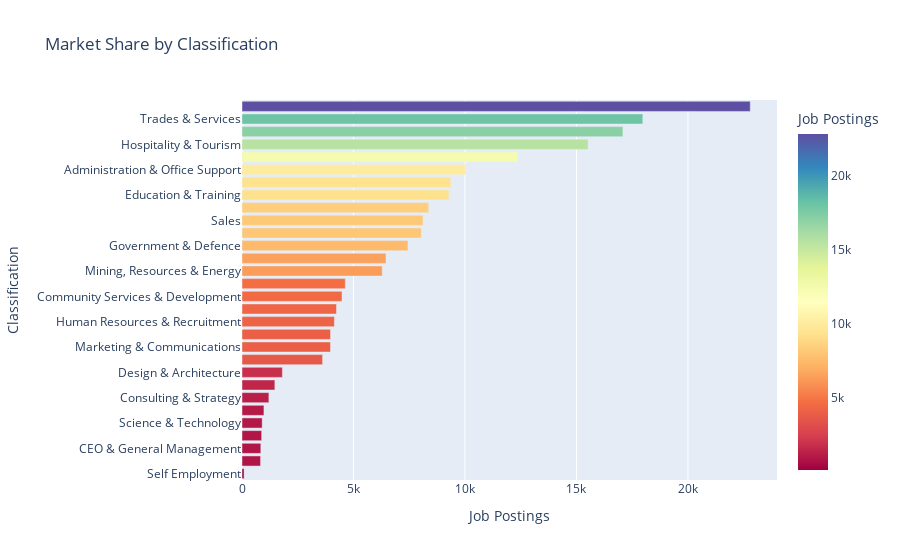

The code cell stored with this chart in its notebook:
### Markdown cell above
### Job Market by Sectors
3) Study the market by sectors.
- Which sectors keep the highest market share?
- In each sector, which sub-sectors are the main spotlights?
- What is the salary range for each sector/sub-sector? Can you
compare the salary range between sectors/subsectors?
- What is the trending of the market, i.e., if a high school student
asks you which subject should he/she learn in the university (to
guarantee a job in the future), what is your advice?
- Can you detect which skills are required in each sector?

### Code cell
classification_counts = df['Classification'].value_counts().reset_index()
classification_counts.columns = ['Classification', 'Job Postings']

fig = px.bar(classification_counts, x='Job Postings', y='Classification', orientation='h', color='Job Postings', color_continuous_scale='Spectral', title='Market Share by Classification')
fig.update_layout(yaxis={'categoryorder':'total ascending'})
fig.show()

### Figure 1 — Plotly figure (JSON) as saved in the notebook; plotly's stock layout.template omitted (floating-point values rounded to 4 significant figures)
{"data": [{"alignmentgroup": "True", "hovertemplate": "Job Postings=%{marker.color}<br>Classification=%{y}<extra></extra>", "legendgroup": "", "marker": {"color": [22796, 17976, 17085, 15523, 12376, 10020, 9368, 9280, 8372, 8119, 8041, 7443, 6458, 6288, 4633, 4485, 4237, 4144, 3971, 3968, 3614, 1811, 1474, 1206, 984, 905, 882, 844, 833, 93], "coloraxis": "coloraxis", "pattern": {"shape": ""}}, "name": "", "offsetgroup": "", "orientation": "h", "showlegend": false, "textposition": "auto", "type": "bar", "x": [22796, 17976, 17085, 15523, 12376, 10020, 9368, 9280, 8372, 8119, 8041, 7443, 6458, 6288, 4633, 4485, 4237, 4144, 3971, 3968, 3614, 1811, 1474, 1206, 984, 905, 882, 844, 833, 93], "xaxis": "x", "y": ["Information & Communication Technology", "Trades & Services", "Healthcare & Medical", "Hospitality & Tourism", "Manufacturing, Transport & Logistics", "Administration & Office Support", "Accounting", "Education & Training", "Construction", "Sales", "Retail & Consumer Products", "Government & Defence", "Engineering", "Mining, Resources & Energy", "Banking & Financial Services", "Community Services & Development", "Legal", "Human Resources & Recruitment", "Call Centre & Customer Service", "Marketing & Communications", "Real Estate & Property", "Design & Architecture", "Insurance & Superannuation", "Consulting & Strategy", "Sport & Recreation", "Science & Technology", "Farming, Animals & Conservation", "CEO & General Management", "Advertising, Arts & Media", "Self Employment"], "yaxis": "y"}], "layout": {"barmode": "relative", "coloraxis": {"colorbar": {"title": {"text": "Job Postings"}}, "colorscale": [[0, "rgb(158,1,66)"], [0.1, "rgb(213,62,79)"], [0.2, "rgb(244,109,67)"], [0.3, "rgb(253,174,97)"], [0.4, "rgb(254,224,139)"], [0.5, "rgb(255,255,191)"], [0.6, "rgb(230,245,152)"], [0.7, "rgb(171,221,164)"], [0.8, "rgb(102,194,165)"], [0.9, "rgb(50,136,189)"], [1, "rgb(94,79,162)"]]}, "legend": {"tracegroupgap": 0}, "title": {"text": "Market Share by Classification"}, "xaxis": {"anchor": "y", "domain": [0, 1], "title": {"text": "Job Postings"}}, "yaxis": {"anchor": "x", "categoryorder": "total ascending", "domain": [0, 1], "title": {"text": "Classification"}}}}
